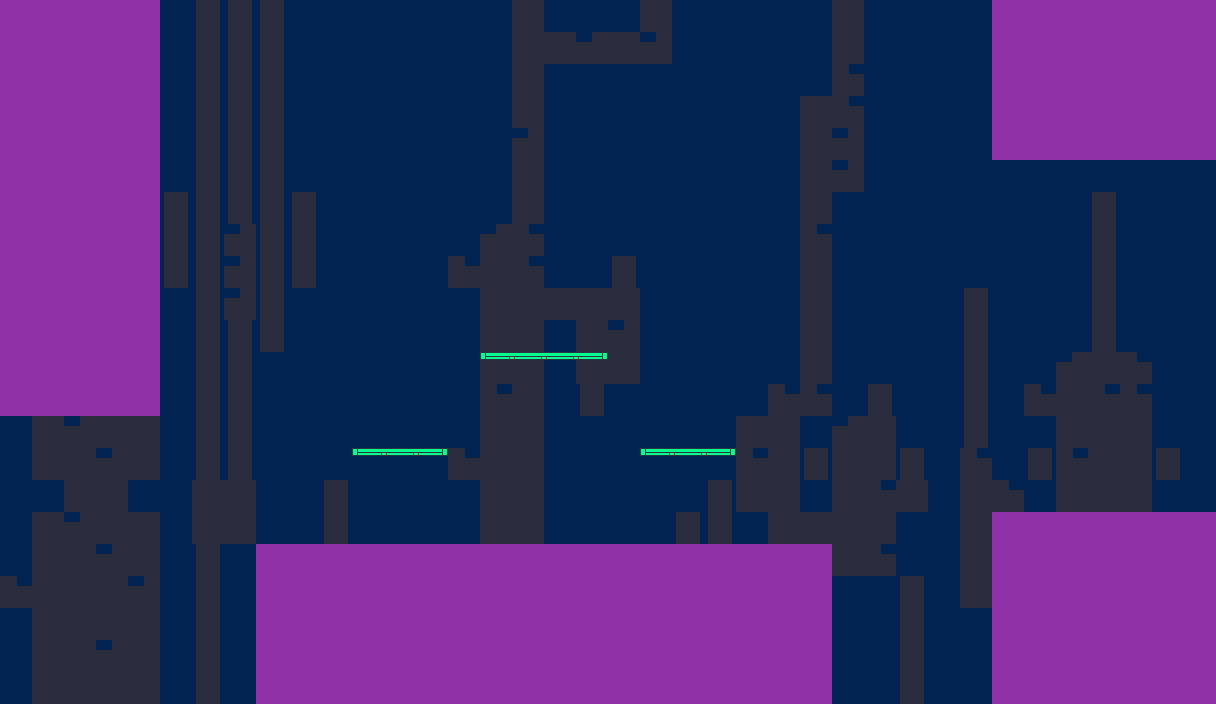

Below is a game level as drawn by its tile map, then a one-line description and the .tmx that defines it (tile-layer data replaced by summaries):
An orthogonal 38x22 tile map with 32x32 px tiles, 4 tile layers (SKY, BACK, MIDDLE, FRONT), 2 tilesets and 7 objects.

<map version="1.0" orientation="orthogonal" renderorder="right-down" width="38" height="22" tilewidth="32" tileheight="32" nextobjectid="35">
 <tileset firstgid="1" name="town" tilewidth="32" tileheight="32" spacing="1" tilecount="32" columns="8">
  <image source="../sprites/tilesets/ship.png" width="276" height="149" />
 </tileset>
 <tileset firstgid="33" name="background" tilewidth="32" tileheight="32" spacing="1" tilecount="4" columns="2">
  <image source="../sprites/tilesets/background.png" width="65" height="65" />
 </tileset>
 <layer name="SKY" width="38" height="22">
  <data>[836 cells, 836 non-empty, 1 distinct tile ids]</data>
 </layer>
 <layer name="BACK" width="38" height="22">
  <data>[836 cells, 286 non-empty, 4 distinct tile ids]</data>
 </layer>
 <layer name="MIDDLE" width="38" height="22">
  <data>[836 cells, 242 non-empty, 4 distinct tile ids]</data>
 </layer>
 <layer name="FRONT" width="38" height="22">
  <data>[836 cells, 0 non-empty, 0 distinct tile ids]</data>
 </layer>
 <objectgroup name="COLLISION">
  <object id="20" x="256" y="544" width="576" height="256" />
  <object id="25" x="-128" y="-64" width="288" height="480" />
  <object id="28" x="992" y="-128" width="352" height="288" />
  <object id="29" x="992" y="512" width="352" height="288" />
  <object id="31" x="480" y="352" width="128" />
  <object id="32" x="352" y="448" width="96" />
  <object id="33" x="640" y="448" width="96" />
 </objectgroup>
 <objectgroup name="ENTITIES" />
</map>
